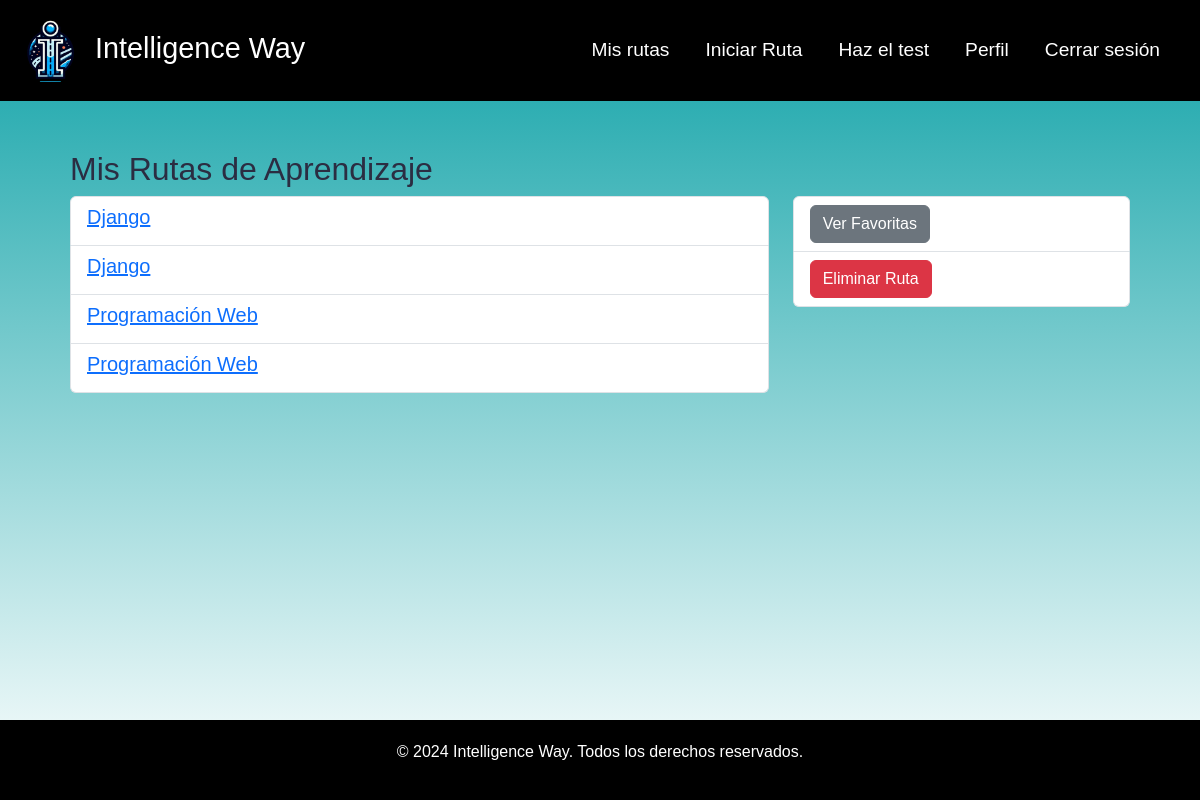
/route/my-routes/ (signed in), run on the app's committed database.
### route/models.py (models this page shows, shortened)
class RutaAprendizaje(models.Model):
    title = models.CharField(max_length=100)
    description = models.TextField(max_length=255)
    usuario = models.ForeignKey(User, on_delete=models.CASCADE)
    contenidos = models.ManyToManyField(Contenido, related_name='rutas')
    completado = models.BooleanField(default=False)

### route/views.py (the view)
# urls.py: path('my-routes/', views.MyRoutes.as_view(), name='my_routes'),
class MyRoutes(ListView):
    model = RutaAprendizaje
    template_name = 'my_routes.html'  # Cambia esto por la ruta a tu plantilla
    context_object_name = 'routes'
    paginate_by = 4  # Número de rutas por página
    def get_queryset(self):
        return RutaAprendizaje.objects.filter(usuario=self.request.user)  # Asegúrate de filtrar según el usuario

### route/templates/my_routes.html (shortened to what this page needs)
{% extends "base.html" %}
{% block content %}
    <div class="container">
        <h2>Mis Rutas de Aprendizaje</h2>
        {% if page_obj %}
            <div class="row">
                <div class="col-md-8">
                    <ul class="list-group">
                        {% for route in page_obj %}
                            <li class="list-group-item d-flex justify-content-between align-items-center">
                                <h5>
                                    <a href="{% url 'ruta_detail' route.id %}">{{ route.title }}</a>
                                </h5>
                            </li>
                        {% endfor %}
                    </ul>
                </div>
                <div class="col-md-4">
                    <div class="list-group">
                        <div class="list-group-item">
                            <a class="btn btn-secondary" href="{% url 'ruta_favoritas' %}">Ver Favoritas</a>
                        </div>
                        <div class="list-group-item">
                            <a class="btn btn-danger" href="{% url 'ruta_eliminar' %}">Eliminar Ruta</a>
                        </div>
                    </div>
                </div>
            </div>
        {% else %}
            <p>No tienes rutas de aprendizaje aún.</p>
        {% endif %}
    </div>
{% endblock %}

### IntelligenceWay/static/css/styles.css (style rules this page uses)
body { font-family: Arial, sans-serif; margin: 0; color: #2B2D42; background: linear-gradient(to bottom, rgb(15, 162, 167), rgba(255, 255, 255, 0.712)); height: 100vh; margin: 0; }
.container { width: 100%; height: 100%; padding: 20px; }

### data on the page
RutaAprendizaje: title "Django"
RutaAprendizaje: title "Django"
RutaAprendizaje: title "Programación Web"
RutaAprendizaje: title "Programación Web"
